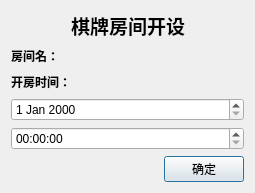
<?xml version="1.0" encoding="UTF-8"?>
<ui version="4.0">
 <class>ChessRoomOpenDialog</class>
 <widget class="QDialog" name="ChessRoomOpenDialog">
  <property name="geometry">
   <rect>
    <x>0</x>
    <y>0</y>
    <width>255</width>
    <height>193</height>
   </rect>
  </property>
  <property name="windowTitle">
   <string>Dialog</string>
  </property>
  <layout class="QVBoxLayout" name="verticalLayout">
   <item>
    <layout class="QHBoxLayout" name="horizontalLayout">
     <item>
      <spacer name="horizontalSpacer">
       <property name="orientation">
        <enum>Qt::Horizontal</enum>
       </property>
       <property name="sizeHint" stdset="0">
        <size>
         <width>40</width>
         <height>20</height>
        </size>
       </property>
      </spacer>
     </item>
     <item>
      <widget class="QLabel" name="roomOpenLabel">
       <property name="font">
        <font>
         <family>微软雅黑</family>
         <pointsize>14</pointsize>
         <weight>75</weight>
         <bold>true</bold>
        </font>
       </property>
       <property name="text">
        <string>棋牌房间开设</string>
       </property>
      </widget>
     </item>
     <item>
      <spacer name="horizontalSpacer_2">
       <property name="orientation">
        <enum>Qt::Horizontal</enum>
       </property>
       <property name="sizeHint" stdset="0">
        <size>
         <width>40</width>
         <height>20</height>
        </size>
       </property>
      </spacer>
     </item>
    </layout>
   </item>
   <item>
    <layout class="QHBoxLayout" name="horizontalLayout_6">
     <item>
      <widget class="QLabel" name="nameLabel">
       <property name="font">
        <font>
         <family>微软雅黑</family>
         <weight>75</weight>
         <bold>true</bold>
        </font>
       </property>
       <property name="text">
        <string>房间名：</string>
       </property>
      </widget>
     </item>
     <item>
      <spacer name="horizontalSpacer_6">
       <property name="orientation">
        <enum>Qt::Horizontal</enum>
       </property>
       <property name="sizeHint" stdset="0">
        <size>
         <width>40</width>
         <height>20</height>
        </size>
       </property>
      </spacer>
     </item>
    </layout>
   </item>
   <item>
    <layout class="QHBoxLayout" name="horizontalLayout_2">
     <item>
      <widget class="QLabel" name="openTimeLabel">
       <property name="font">
        <font>
         <family>微软雅黑</family>
         <weight>75</weight>
         <bold>true</bold>
        </font>
       </property>
       <property name="text">
        <string>开房时间：</string>
       </property>
      </widget>
     </item>
     <item>
      <spacer name="horizontalSpacer_3">
       <property name="orientation">
        <enum>Qt::Horizontal</enum>
       </property>
       <property name="sizeHint" stdset="0">
        <size>
         <width>40</width>
         <height>20</height>
        </size>
       </property>
      </spacer>
     </item>
    </layout>
   </item>
   <item>
    <layout class="QVBoxLayout" name="verticalLayout_2">
     <item>
      <widget class="QDateEdit" name="openDateEdit"/>
     </item>
     <item>
      <widget class="QTimeEdit" name="openTimeEdit"/>
     </item>
    </layout>
   </item>
   <item>
    <layout class="QHBoxLayout" name="horizontalLayout_5">
     <item>
      <spacer name="horizontalSpacer_5">
       <property name="orientation">
        <enum>Qt::Horizontal</enum>
       </property>
       <property name="sizeHint" stdset="0">
        <size>
         <width>40</width>
         <height>20</height>
        </size>
       </property>
      </spacer>
     </item>
     <item>
      <widget class="QPushButton" name="sureButton">
       <property name="font">
        <font>
         <family>仿宋</family>
        </font>
       </property>
       <property name="text">
        <string>确定</string>
       </property>
      </widget>
     </item>
    </layout>
   </item>
   <item>
    <spacer name="verticalSpacer_2">
     <property name="orientation">
      <enum>Qt::Vertical</enum>
     </property>
     <property name="sizeHint" stdset="0">
      <size>
       <width>20</width>
       <height>0</height>
      </size>
     </property>
    </spacer>
   </item>
  </layout>
 </widget>
 <resources/>
 <connections/>
</ui>
